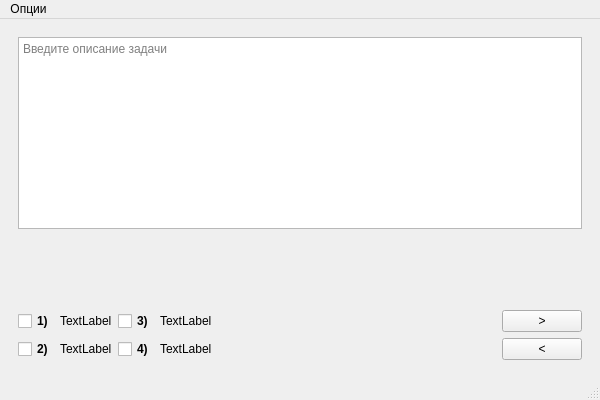
<?xml version="1.0" encoding="UTF-8"?>
<ui version="4.0">
 <class>MainWindow</class>
 <widget class="QMainWindow" name="MainWindow">
  <property name="geometry">
   <rect>
    <x>0</x>
    <y>0</y>
    <width>600</width>
    <height>400</height>
   </rect>
  </property>
  <property name="sizePolicy">
   <sizepolicy hsizetype="MinimumExpanding" vsizetype="MinimumExpanding">
    <horstretch>0</horstretch>
    <verstretch>0</verstretch>
   </sizepolicy>
  </property>
  <property name="minimumSize">
   <size>
    <width>600</width>
    <height>400</height>
   </size>
  </property>
  <property name="windowTitle">
   <string/>
  </property>
  <property name="tabShape">
   <enum>QTabWidget::Rounded</enum>
  </property>
  <widget class="QWidget" name="centralwidget">
   <layout class="QVBoxLayout" name="verticalLayout">
    <item>
     <widget class="QWidget" name="widget" native="true">
      <layout class="QVBoxLayout" name="verticalLayout_2">
       <item>
        <widget class="QTextEdit" name="desc_edit">
         <property name="documentTitle">
          <string/>
         </property>
         <property name="undoRedoEnabled">
          <bool>true</bool>
         </property>
         <property name="html">
          <string>&lt;!DOCTYPE HTML PUBLIC &quot;-//W3C//DTD HTML 4.0//EN&quot; &quot;http://www.w3.org/TR/REC-html40/strict.dtd&quot;&gt;
&lt;html&gt;&lt;head&gt;&lt;meta name=&quot;qrichtext&quot; content=&quot;1&quot; /&gt;&lt;style type=&quot;text/css&quot;&gt;
p, li { white-space: pre-wrap; }
&lt;/style&gt;&lt;/head&gt;&lt;body style=&quot; font-family:'MS Shell Dlg 2'; font-size:8.25pt; font-weight:400; font-style:normal;&quot;&gt;
&lt;p style=&quot;-qt-paragraph-type:empty; margin-top:0px; margin-bottom:0px; margin-left:0px; margin-right:0px; -qt-block-indent:0; text-indent:0px;&quot;&gt;&lt;br /&gt;&lt;/p&gt;&lt;/body&gt;&lt;/html&gt;</string>
         </property>
         <property name="acceptRichText">
          <bool>false</bool>
         </property>
         <property name="placeholderText">
          <string>Введите описание задачи</string>
         </property>
        </widget>
       </item>
       <item>
        <spacer name="verticalSpacer">
         <property name="orientation">
          <enum>Qt::Vertical</enum>
         </property>
         <property name="sizeHint" stdset="0">
          <size>
           <width>20</width>
           <height>40</height>
          </size>
         </property>
        </spacer>
       </item>
       <item>
        <layout class="QGridLayout" name="gridLayout">
         <item row="0" column="3">
          <widget class="QLabel" name="q3">
           <property name="text">
            <string>TextLabel</string>
           </property>
          </widget>
         </item>
         <item row="1" column="0">
          <widget class="QCheckBox" name="checkBox_2">
           <property name="font">
            <font>
             <weight>75</weight>
             <bold>true</bold>
            </font>
           </property>
           <property name="text">
            <string>2)</string>
           </property>
           <property name="checkable">
            <bool>true</bool>
           </property>
           <attribute name="buttonGroup">
            <string notr="true">buttonGroup</string>
           </attribute>
          </widget>
         </item>
         <item row="0" column="0">
          <widget class="QCheckBox" name="checkBox_1">
           <property name="font">
            <font>
             <weight>75</weight>
             <bold>true</bold>
            </font>
           </property>
           <property name="text">
            <string>1)</string>
           </property>
           <property name="checkable">
            <bool>true</bool>
           </property>
           <attribute name="buttonGroup">
            <string notr="true">buttonGroup</string>
           </attribute>
          </widget>
         </item>
         <item row="0" column="2">
          <widget class="QCheckBox" name="checkBox_3">
           <property name="font">
            <font>
             <weight>75</weight>
             <bold>true</bold>
            </font>
           </property>
           <property name="text">
            <string>3)</string>
           </property>
           <property name="checkable">
            <bool>true</bool>
           </property>
           <attribute name="buttonGroup">
            <string notr="true">buttonGroup</string>
           </attribute>
          </widget>
         </item>
         <item row="1" column="2">
          <widget class="QCheckBox" name="checkBox_4">
           <property name="font">
            <font>
             <weight>75</weight>
             <bold>true</bold>
            </font>
           </property>
           <property name="text">
            <string>4)</string>
           </property>
           <property name="checkable">
            <bool>true</bool>
           </property>
           <attribute name="buttonGroup">
            <string notr="true">buttonGroup</string>
           </attribute>
          </widget>
         </item>
         <item row="0" column="5">
          <widget class="QPushButton" name="forward_btn">
           <property name="text">
            <string>&gt;</string>
           </property>
          </widget>
         </item>
         <item row="1" column="5">
          <widget class="QPushButton" name="back_btn">
           <property name="text">
            <string>&lt;</string>
           </property>
          </widget>
         </item>
         <item row="1" column="1">
          <widget class="QLabel" name="q2">
           <property name="text">
            <string>TextLabel</string>
           </property>
          </widget>
         </item>
         <item row="0" column="1">
          <widget class="QLabel" name="q1">
           <property name="text">
            <string>TextLabel</string>
           </property>
          </widget>
         </item>
         <item row="1" column="3">
          <widget class="QLabel" name="q4">
           <property name="text">
            <string>TextLabel</string>
           </property>
          </widget>
         </item>
         <item row="0" column="4">
          <spacer name="horizontalSpacer">
           <property name="orientation">
            <enum>Qt::Horizontal</enum>
           </property>
           <property name="sizeHint" stdset="0">
            <size>
             <width>40</width>
             <height>20</height>
            </size>
           </property>
          </spacer>
         </item>
        </layout>
       </item>
      </layout>
     </widget>
    </item>
   </layout>
  </widget>
  <widget class="QMenuBar" name="menubar">
   <property name="geometry">
    <rect>
     <x>0</x>
     <y>0</y>
     <width>600</width>
     <height>21</height>
    </rect>
   </property>
   <widget class="QMenu" name="menu">
    <property name="title">
     <string>Опции</string>
    </property>
    <addaction name="exit_action"/>
   </widget>
   <addaction name="menu"/>
  </widget>
  <widget class="QStatusBar" name="statusbar"/>
  <action name="delete_action">
   <property name="text">
    <string>Удалить задачу</string>
   </property>
  </action>
  <action name="exit_action">
   <property name="text">
    <string>Прервать тестирование</string>
   </property>
  </action>
  <action name="create_multi">
   <property name="text">
    <string>Несколько ответов</string>
   </property>
  </action>
  <action name="create_single">
   <property name="text">
    <string>Один ответ</string>
   </property>
  </action>
  <action name="save_action">
   <property name="text">
    <string>Сохранить</string>
   </property>
  </action>
 </widget>
 <resources/>
 <connections/>
 <buttongroups>
  <buttongroup name="buttonGroup"/>
 </buttongroups>
</ui>
